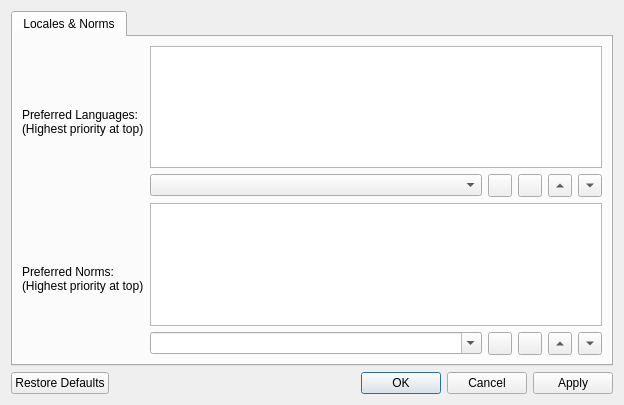
<?xml version="1.0" encoding="UTF-8"?>
<ui version="4.0">
 <class>librepcb::project::editor::ProjectSettingsDialog</class>
 <widget class="QDialog" name="librepcb::project::editor::ProjectSettingsDialog">
  <property name="windowModality">
   <enum>Qt::WindowModal</enum>
  </property>
  <property name="geometry">
   <rect>
    <x>0</x>
    <y>0</y>
    <width>624</width>
    <height>405</height>
   </rect>
  </property>
  <property name="windowTitle">
   <string>Project Settings</string>
  </property>
  <layout class="QVBoxLayout" name="verticalLayout">
   <item>
    <widget class="QTabWidget" name="tabWidget">
     <property name="enabled">
      <bool>true</bool>
     </property>
     <property name="currentIndex">
      <number>0</number>
     </property>
     <property name="tabsClosable">
      <bool>false</bool>
     </property>
     <widget class="QWidget" name="tab">
      <attribute name="title">
       <string>Locales &amp;&amp; Norms</string>
      </attribute>
      <layout class="QGridLayout" name="gridLayout">
       <item row="2" column="0">
        <widget class="QLabel" name="label_2">
         <property name="text">
          <string>Preferred Norms:
(Highest priority at top)</string>
         </property>
        </widget>
       </item>
       <item row="1" column="0">
        <widget class="QLabel" name="label">
         <property name="sizePolicy">
          <sizepolicy hsizetype="Preferred" vsizetype="Preferred">
           <horstretch>0</horstretch>
           <verstretch>0</verstretch>
          </sizepolicy>
         </property>
         <property name="text">
          <string>Preferred Languages:
(Highest priority at top)</string>
         </property>
        </widget>
       </item>
       <item row="1" column="1">
        <layout class="QVBoxLayout" name="verticalLayout_2">
         <item>
          <widget class="QListWidget" name="lstLocaleOrder"/>
         </item>
         <item>
          <layout class="QHBoxLayout" name="horizontalLayout">
           <item>
            <widget class="QComboBox" name="cbxLocales"/>
           </item>
           <item>
            <widget class="QToolButton" name="btnLocaleAdd">
             <property name="icon">
              <iconset resource="../../../../img/images.qrc">
               <normaloff>:/img/actions/plus_2.png</normaloff>:/img/actions/plus_2.png</iconset>
             </property>
            </widget>
           </item>
           <item>
            <widget class="QToolButton" name="btnLocaleRemove">
             <property name="icon">
              <iconset resource="../../../../img/images.qrc">
               <normaloff>:/img/actions/minus.png</normaloff>:/img/actions/minus.png</iconset>
             </property>
            </widget>
           </item>
           <item>
            <widget class="QToolButton" name="btnLocaleUp">
             <property name="arrowType">
              <enum>Qt::UpArrow</enum>
             </property>
            </widget>
           </item>
           <item>
            <widget class="QToolButton" name="btnLocaleDown">
             <property name="arrowType">
              <enum>Qt::DownArrow</enum>
             </property>
            </widget>
           </item>
          </layout>
         </item>
        </layout>
       </item>
       <item row="3" column="0">
        <spacer name="verticalSpacer">
         <property name="orientation">
          <enum>Qt::Vertical</enum>
         </property>
         <property name="sizeHint" stdset="0">
          <size>
           <width>20</width>
           <height>40</height>
          </size>
         </property>
        </spacer>
       </item>
       <item row="2" column="1">
        <layout class="QVBoxLayout" name="verticalLayout_3">
         <item>
          <widget class="QListWidget" name="lstNormOrder"/>
         </item>
         <item>
          <layout class="QHBoxLayout" name="horizontalLayout_2">
           <item>
            <widget class="QComboBox" name="cbxNorms">
             <property name="editable">
              <bool>true</bool>
             </property>
            </widget>
           </item>
           <item>
            <widget class="QToolButton" name="btnNormAdd">
             <property name="icon">
              <iconset resource="../../../../img/images.qrc">
               <normaloff>:/img/actions/plus_2.png</normaloff>:/img/actions/plus_2.png</iconset>
             </property>
            </widget>
           </item>
           <item>
            <widget class="QToolButton" name="btnNormRemove">
             <property name="icon">
              <iconset resource="../../../../img/images.qrc">
               <normaloff>:/img/actions/minus.png</normaloff>:/img/actions/minus.png</iconset>
             </property>
            </widget>
           </item>
           <item>
            <widget class="QToolButton" name="btnNormUp">
             <property name="arrowType">
              <enum>Qt::UpArrow</enum>
             </property>
            </widget>
           </item>
           <item>
            <widget class="QToolButton" name="btnNormDown">
             <property name="arrowType">
              <enum>Qt::DownArrow</enum>
             </property>
            </widget>
           </item>
          </layout>
         </item>
        </layout>
       </item>
      </layout>
     </widget>
    </widget>
   </item>
   <item>
    <widget class="QDialogButtonBox" name="buttonBox">
     <property name="orientation">
      <enum>Qt::Horizontal</enum>
     </property>
     <property name="standardButtons">
      <set>QDialogButtonBox::Apply|QDialogButtonBox::Cancel|QDialogButtonBox::Ok|QDialogButtonBox::RestoreDefaults</set>
     </property>
    </widget>
   </item>
  </layout>
 </widget>
 <resources>
  <include location="../../../../img/images.qrc"/>
 </resources>
 <connections>
  <connection>
   <sender>buttonBox</sender>
   <signal>accepted()</signal>
   <receiver>librepcb::project::editor::ProjectSettingsDialog</receiver>
   <slot>accept()</slot>
   <hints>
    <hint type="sourcelabel">
     <x>248</x>
     <y>254</y>
    </hint>
    <hint type="destinationlabel">
     <x>157</x>
     <y>274</y>
    </hint>
   </hints>
  </connection>
  <connection>
   <sender>buttonBox</sender>
   <signal>rejected()</signal>
   <receiver>librepcb::project::editor::ProjectSettingsDialog</receiver>
   <slot>reject()</slot>
   <hints>
    <hint type="sourcelabel">
     <x>316</x>
     <y>260</y>
    </hint>
    <hint type="destinationlabel">
     <x>286</x>
     <y>274</y>
    </hint>
   </hints>
  </connection>
 </connections>
</ui>
